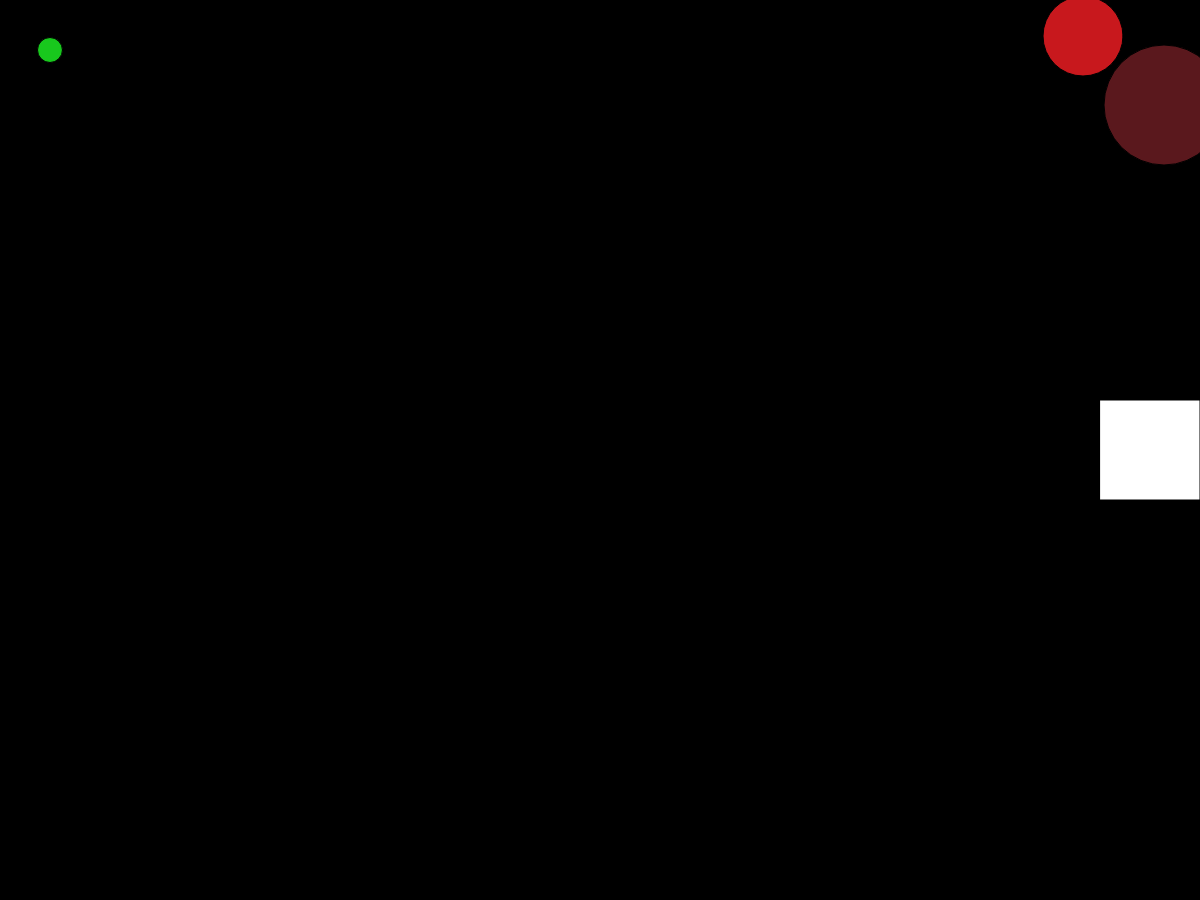
Frame 1 (no input)
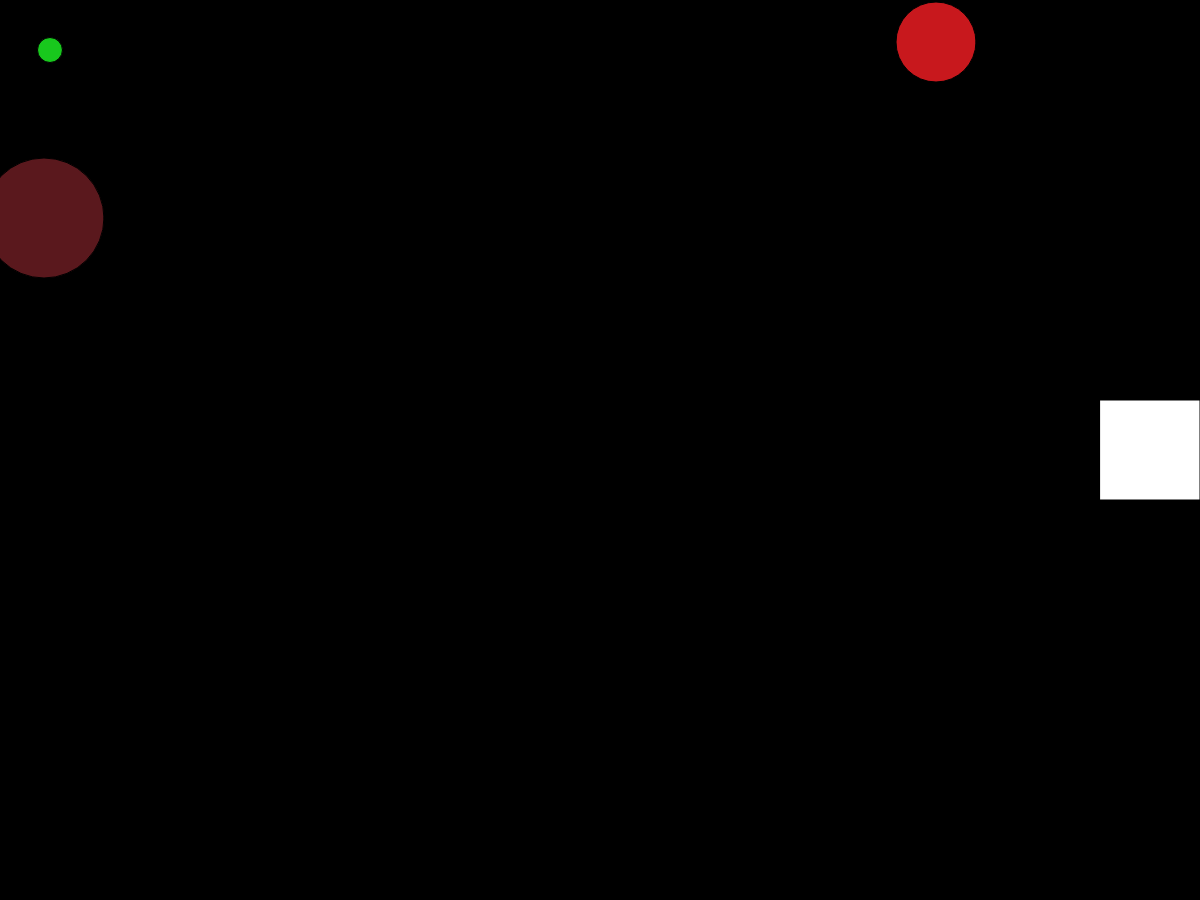
Frame 60 (no input)
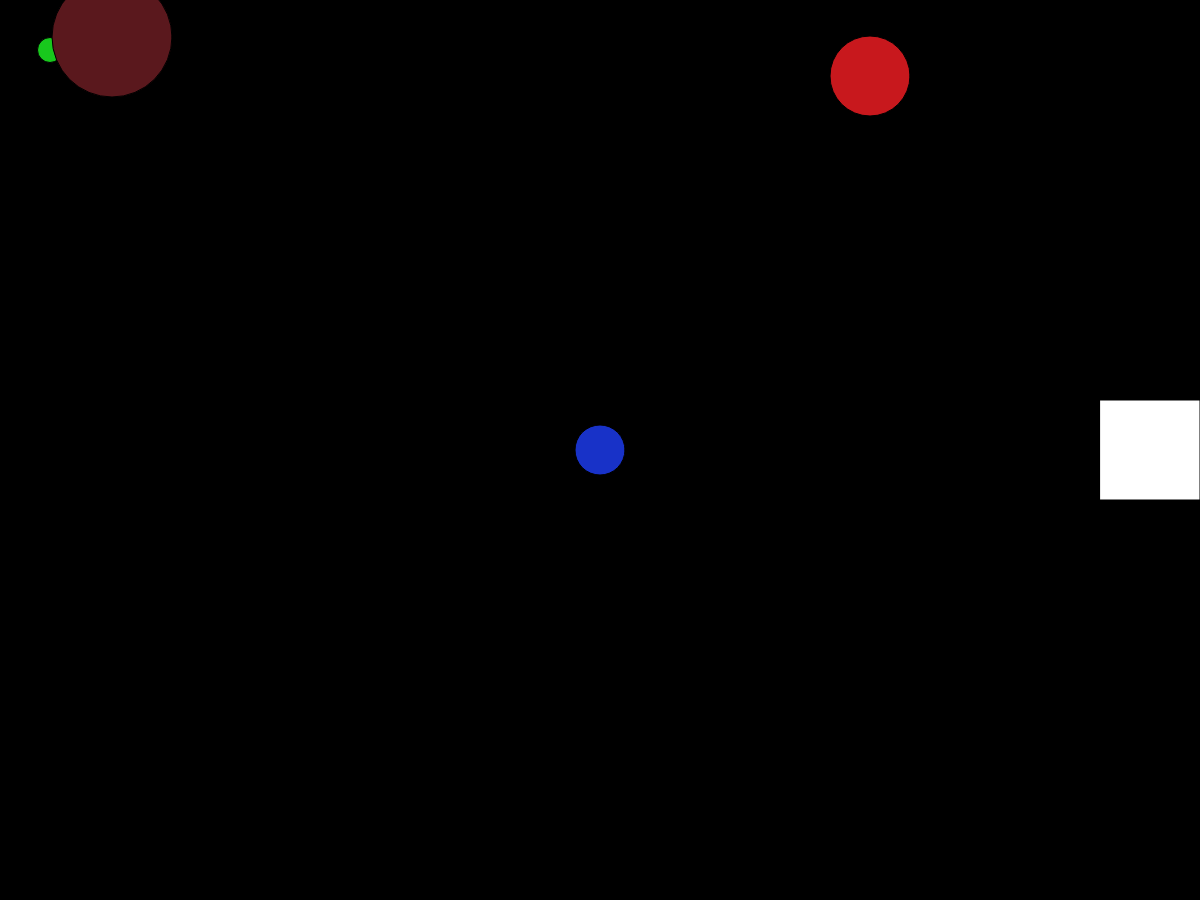
Frame 120 (the mouse pressed at the canvas centre since frame 60)

The p5.js sketch that drew these frames (run headless with seeded random() and noise() and a simulated clock; from frame 60 on, the mouse is pressed at the canvas centre):

// p5.js sketch
// ── sketch.js
    var x = 50;
    var y = 50;

    var enem_x1 = Math.floor(Math.random() * 1200)
    var enem_x2 = Math.floor(Math.random() * 1200)

    var enem_y1 = Math.floor(Math.random() * 900)
    var enem_y2 = Math.floor(Math.random() * 900)

    var mousex = -100
    var mousey = -100

    function setup() 
    {
      createCanvas(1200, 900);
    }

    function draw() 
    {
      background(0);

      fill(255,255,255);
      rect(1100, 400, 100, 100) 

      fill(24, 200, 29);
      circle(x, y, 25);

      fill(200, 24, 29)
      circle(enem_x1, enem_y1, 80);

      fill(90, 24, 29)
      circle(enem_x2, enem_y2, 120);


      if(x > 1100 && y > 400 && y < 500)
      {
        textAlign(CENTER, CENTER);
        fill(255);
        textSize(100);
        text("YOU WIN!!", 600, 450);
      }

      else{
        if (keyIsDown(83)) 
        {
          y += 10;
        } 
        
        if (keyIsDown(87)) 
        {
          y -= 10;
        }
        
        if (keyIsDown(65)) 
        {
          x -= 10;
        }
        
        if (keyIsDown(68)) 
        {
          x += 10;
        }

        enem_x1 += Math.floor(Math.random() * 50) - 25
        enem_y1 += Math.floor(Math.random() * 50) - 25
        enem_x2 += Math.floor(Math.random() * 50) - 25
        enem_y2 += Math.floor(Math.random() * 50) - 25

        if (x < 0) {
          x = 1200
        } 
        else if (x > 1200) {
          x = 0
        }
        
        if (y < 0) {
          y = 900
        } 
        else if (y > 900) {
          y = 0
        }


        if (enem_x1 < 0) {  
          enem_x1 = 1200
        } 
        else if (enem_x1 > 1200) {
          enem_x1 = 0
        }

        if (enem_x2 < 0) {
          enem_x2 = 1200
        } 
        else if (enem_x2 > 1200) {
          enem_x2 = 0
        }

        if (enem_y1 < 0) {
          enem_y1 = 900
        } 
        else if (enem_y1 > 900) {
          enem_y1 = 0
        }

        if (enem_y2 < 0) {
          enem_y2 = 900
        } 
        else if (enem_y2 > 900) {
          enem_y2 = 0
        }

        fill(24, 50, 200);
        circle(mousex, mousey, 50);
      }


    }


    function mousePressed() 
    {  
      mousex = mouseX;
      mousey = mouseY;
    
    }
